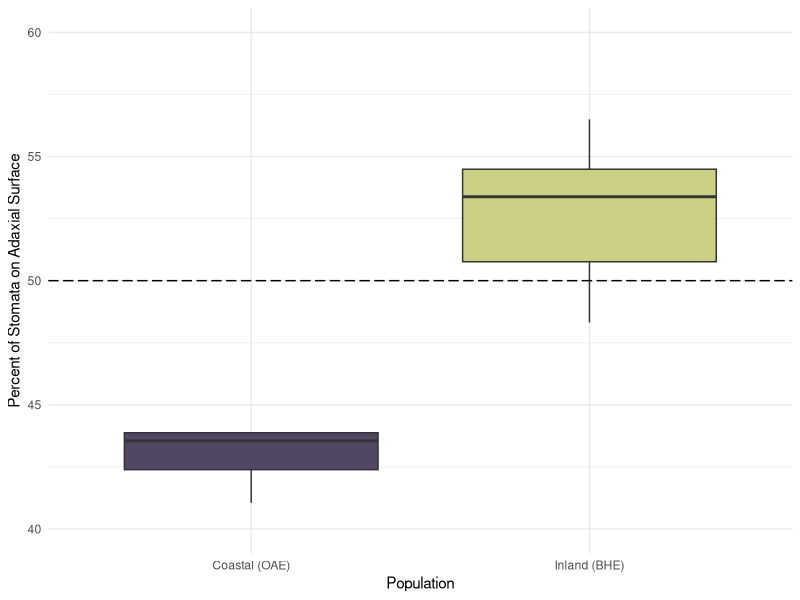
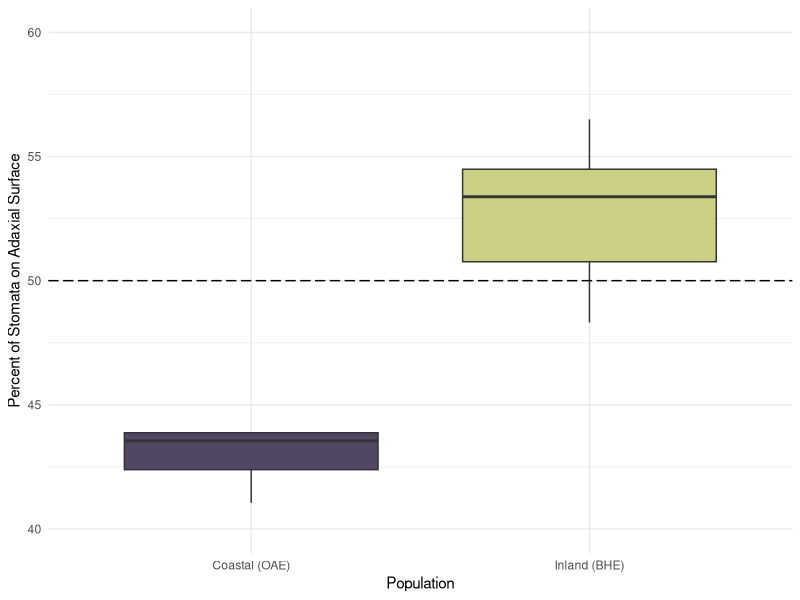

Recreate these plots in R, in order.
# Primary contributor: Cam
# Purpose: Preliminary analysis of stomata data to compare BHE and OAE populations

require(tidyverse)
require(readxl)

# Data wrangling
stomata =  read_csv('./Data/stomatal_density_data_06-13-24.csv') %>%
  # Remove missing data
  filter(!is.na(stomata_count)) %>% 
  # Separate file_name column
  separate(
    col = file_name, 
    sep = '_',
    into = c('pop.code', 'replicate', 'leaf_side', 'view_rep')
  ) %>%
  # Get average stomata count for each leaf side
  group_by(pop.code, replicate, leaf_side) %>%
  summarize(stomata_count = mean(.data[['stomata_count']], na.rm = TRUE)) %>%
  ungroup() %>%
  # Reshape data
  pivot_wider(
    id_cols = c(pop.code, replicate), 
    names_from = leaf_side,
    values_from = stomata_count,
    names_prefix = "stomata_count_",
  ) %>%
  # Create more stomata columns
  mutate(
    # Total amount of stomata on both sides
    stomata_count_total = stomata_count_ab + stomata_count_ad, 
    # Adaxial vs. abaxial ratio, 1 = equal stomata, >1 more stomata on abaxial side
    amphistomy = stomata_count_ad / stomata_count_ab 
  )
  
#View(stomata)

# Compare Abaxial vs. Adaxial Stomata Counts for each pop
oae_bhe_amphistomy = stomata %>%
  filter(pop.code %in% c('BHE', 'OAE')) %>%
  mutate(pop.code = if_else(pop.code == 'BHE', 'Inland (BHE)', 'Coastal (OAE)')) %>%
  ggplot() +
  aes(x = pop.code, fill = pop.code, y = stomata_count_ab / stomata_count_total * 100) +
  geom_boxplot(outliers = F) +
  geom_hline(yintercept = 50, linetype = 'longdash') +
  # Labels
  scale_x_discrete(name = 'Population') +
  scale_y_continuous(
    name = 'Percent of Stomata on Adaxial Surface', 
    limits = c(40, 60)
  ) +
  # Style
  scale_fill_manual(values = c('#514663', '#cacf85')) +
  theme_minimal() +
  theme(
    legend.position = "none",
  )
oae_bhe_amphistomy

ggsave(
  filename = 'Prelim_Amphistomy.png', 
  plot = oae_bhe_amphistomy,
  device = 'png',
  path = './Results/Figures/',
  scale = 1,
  width = 3,
  height = 6,
  bg = 'white'
)


